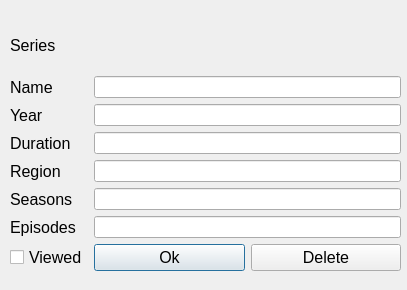
<?xml version="1.0" encoding="UTF-8"?>
<ui version="4.0">
 <class>Show_Series_Window</class>
 <widget class="QDialog" name="Show_Series_Window">
  <property name="geometry">
   <rect>
    <x>0</x>
    <y>0</y>
    <width>407</width>
    <height>290</height>
   </rect>
  </property>
  <property name="minimumSize">
   <size>
    <width>407</width>
    <height>290</height>
   </size>
  </property>
  <property name="maximumSize">
   <size>
    <width>407</width>
    <height>290</height>
   </size>
  </property>
  <property name="windowTitle">
   <string>Dialog</string>
  </property>
  <widget class="QWidget" name="gridLayoutWidget">
   <property name="geometry">
    <rect>
     <x>10</x>
     <y>20</y>
     <width>391</width>
     <height>251</height>
    </rect>
   </property>
   <layout class="QGridLayout" name="gridLayout">
    <item row="1" column="1">
     <widget class="QLineEdit" name="edit_name"/>
    </item>
    <item row="4" column="1">
     <widget class="QLineEdit" name="edit_region"/>
    </item>
    <item row="6" column="0">
     <widget class="QLabel" name="label_5">
      <property name="font">
       <font>
        <pointsize>12</pointsize>
       </font>
      </property>
      <property name="text">
       <string>Episodes</string>
      </property>
     </widget>
    </item>
    <item row="3" column="1">
     <widget class="QLineEdit" name="edit_duration"/>
    </item>
    <item row="5" column="1">
     <widget class="QLineEdit" name="edit_seasons"/>
    </item>
    <item row="3" column="0">
     <widget class="QLabel" name="label_3">
      <property name="font">
       <font>
        <pointsize>12</pointsize>
       </font>
      </property>
      <property name="text">
       <string>Duration</string>
      </property>
     </widget>
    </item>
    <item row="2" column="1">
     <widget class="QLineEdit" name="edit_year"/>
    </item>
    <item row="7" column="0">
     <widget class="QCheckBox" name="checkBox">
      <property name="font">
       <font>
        <pointsize>12</pointsize>
       </font>
      </property>
      <property name="text">
       <string>Viewed</string>
      </property>
     </widget>
    </item>
    <item row="4" column="0">
     <widget class="QLabel" name="label_4">
      <property name="font">
       <font>
        <pointsize>12</pointsize>
       </font>
      </property>
      <property name="text">
       <string>Region</string>
      </property>
     </widget>
    </item>
    <item row="0" column="0">
     <widget class="QLabel" name="label_7">
      <property name="font">
       <font>
        <pointsize>12</pointsize>
       </font>
      </property>
      <property name="text">
       <string>Series</string>
      </property>
     </widget>
    </item>
    <item row="6" column="1">
     <widget class="QLineEdit" name="edit_episodes"/>
    </item>
    <item row="2" column="0">
     <widget class="QLabel" name="label_2">
      <property name="font">
       <font>
        <pointsize>12</pointsize>
       </font>
      </property>
      <property name="text">
       <string>Year</string>
      </property>
     </widget>
    </item>
    <item row="5" column="0">
     <widget class="QLabel" name="label_6">
      <property name="font">
       <font>
        <pointsize>12</pointsize>
       </font>
      </property>
      <property name="text">
       <string>Seasons</string>
      </property>
     </widget>
    </item>
    <item row="1" column="0">
     <widget class="QLabel" name="label">
      <property name="font">
       <font>
        <pointsize>12</pointsize>
       </font>
      </property>
      <property name="text">
       <string>Name</string>
      </property>
     </widget>
    </item>
    <item row="7" column="1">
     <layout class="QHBoxLayout" name="horizontalLayout_2">
      <item>
       <widget class="QPushButton" name="okButton">
        <property name="font">
         <font>
          <pointsize>12</pointsize>
         </font>
        </property>
        <property name="text">
         <string>Ok</string>
        </property>
       </widget>
      </item>
      <item>
       <widget class="QPushButton" name="dellButton">
        <property name="font">
         <font>
          <pointsize>12</pointsize>
         </font>
        </property>
        <property name="text">
         <string>Delete</string>
        </property>
       </widget>
      </item>
     </layout>
    </item>
   </layout>
  </widget>
 </widget>
 <resources/>
 <connections/>
</ui>
